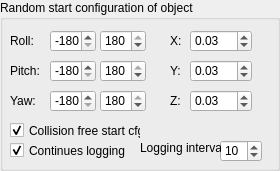
        <widget class="QGroupBox" name="groupBox_5">
         <property name="minimumSize">
          <size>
           <width>280</width>
           <height>170</height>
          </size>
         </property>
         <property name="title">
          <string>Random start configuration of object</string>
         </property>
         <widget class="QLabel" name="label_5">
          <property name="geometry">
           <rect>
            <x>10</x>
            <y>30</y>
            <width>31</width>
            <height>21</height>
           </rect>
          </property>
          <property name="text">
           <string>Roll:</string>
          </property>
         </widget>
         <widget class="QSpinBox" name="_lowRollSpin">
          <property name="geometry">
           <rect>
            <x>50</x>
            <y>30</y>
            <width>46</width>
            <height>22</height>
           </rect>
          </property>
          <property name="minimum">
           <number>-180</number>
          </property>
          <property name="maximum">
           <number>180</number>
          </property>
          <property name="value">
           <number>-180</number>
          </property>
         </widget>
         <widget class="QSpinBox" name="_highRollSpin">
          <property name="geometry">
           <rect>
            <x>100</x>
            <y>30</y>
            <width>46</width>
            <height>22</height>
           </rect>
          </property>
          <property name="minimum">
           <number>-180</number>
          </property>
          <property name="maximum">
           <number>180</number>
          </property>
          <property name="value">
           <number>180</number>
          </property>
         </widget>
         <widget class="QSpinBox" name="_highPitchSpin">
          <property name="geometry">
           <rect>
            <x>100</x>
            <y>60</y>
            <width>46</width>
            <height>22</height>
           </rect>
          </property>
          <property name="minimum">
           <number>-180</number>
          </property>
          <property name="maximum">
           <number>180</number>
          </property>
          <property name="value">
           <number>180</number>
          </property>
         </widget>
         <widget class="QSpinBox" name="_lowPitchSpin">
          <property name="geometry">
           <rect>
            <x>50</x>
            <y>60</y>
            <width>46</width>
            <height>22</height>
           </rect>
          </property>
          <property name="minimum">
           <number>-180</number>
          </property>
          <property name="maximum">
           <number>180</number>
          </property>
          <property name="value">
           <number>-180</number>
          </property>
         </widget>
         <widget class="QSpinBox" name="_lowYawSpin">
          <property name="geometry">
           <rect>
            <x>50</x>
            <y>90</y>
            <width>46</width>
            <height>22</height>
           </rect>
          </property>
          <property name="minimum">
           <number>-180</number>
          </property>
          <property name="maximum">
           <number>180</number>
          </property>
          <property name="value">
           <number>-180</number>
          </property>
         </widget>
         <widget class="QSpinBox" name="_highYawSpin">
          <property name="geometry">
           <rect>
            <x>100</x>
            <y>90</y>
            <width>46</width>
            <height>22</height>
           </rect>
          </property>
          <property name="minimum">
           <number>-180</number>
          </property>
          <property name="maximum">
           <number>180</number>
          </property>
          <property name="value">
           <number>180</number>
          </property>
         </widget>
         <widget class="QLabel" name="label_6">
          <property name="geometry">
           <rect>
            <x>10</x>
            <y>60</y>
            <width>46</width>
            <height>21</height>
           </rect>
          </property>
          <property name="text">
           <string>Pitch:</string>
          </property>
         </widget>
         <widget class="QLabel" name="label_7">
          <property name="geometry">
           <rect>
            <x>10</x>
            <y>90</y>
            <width>46</width>
            <height>21</height>
           </rect>
          </property>
          <property name="text">
           <string>Yaw:</string>
          </property>
         </widget>
         <widget class="QLabel" name="label_8">
          <property name="geometry">
           <rect>
            <x>170</x>
            <y>30</y>
            <width>16</width>
            <height>21</height>
           </rect>
          </property>
          <property name="text">
           <string>X:</string>
          </property>
         </widget>
         <widget class="QLabel" name="label_9">
          <property name="geometry">
           <rect>
            <x>170</x>
            <y>60</y>
            <width>16</width>
            <height>21</height>
           </rect>
          </property>
          <property name="text">
           <string>Y:</string>
          </property>
         </widget>
         <widget class="QLabel" name="label_10">
          <property name="geometry">
           <rect>
            <x>170</x>
            <y>90</y>
            <width>16</width>
            <height>21</height>
           </rect>
          </property>
          <property name="text">
           <string>Z:</string>
          </property>
         </widget>
         <widget class="QDoubleSpinBox" name="_xSpinBox">
          <property name="geometry">
           <rect>
            <x>190</x>
            <y>30</y>
            <width>62</width>
            <height>22</height>
           </rect>
          </property>
          <property name="minimum">
           <double>0.000000000000000</double>
          </property>
          <property name="value">
           <double>0.030000000000000</double>
          </property>
         </widget>
         <widget class="QDoubleSpinBox" name="_ySpinBox">
          <property name="geometry">
           <rect>
            <x>190</x>
            <y>60</y>
            <width>62</width>
            <height>22</height>
           </rect>
          </property>
          <property name="value">
           <double>0.030000000000000</double>
          </property>
         </widget>
         <widget class="QDoubleSpinBox" name="_zSpinBox">
          <property name="geometry">
           <rect>
            <x>190</x>
            <y>90</y>
            <width>62</width>
            <height>22</height>
           </rect>
          </property>
          <property name="value">
           <double>0.030000000000000</double>
          </property>
         </widget>
         <widget class="QCheckBox" name="_colFreeStart">
          <property name="geometry">
           <rect>
            <x>10</x>
            <y>120</y>
            <width>131</width>
            <height>21</height>
           </rect>
          </property>
          <property name="text">
           <string>Collision free start cfg.</string>
          </property>
          <property name="checked">
           <bool>true</bool>
          </property>
         </widget>
         <widget class="QCheckBox" name="_continuesLogging">
          <property name="enabled">
           <bool>true</bool>
          </property>
          <property name="geometry">
           <rect>
            <x>10</x>
            <y>140</y>
            <width>141</width>
            <height>21</height>
           </rect>
          </property>
          <property name="text">
           <string>Continues logging</string>
          </property>
          <property name="checked">
           <bool>true</bool>
          </property>
         </widget>
         <widget class="QSpinBox" name="_logIntervalSpin">
          <property name="geometry">
           <rect>
            <x>220</x>
            <y>140</y>
            <width>42</width>
            <height>22</height>
           </rect>
          </property>
          <property name="minimum">
           <number>1</number>
          </property>
          <property name="maximum">
           <number>1000</number>
          </property>
          <property name="value">
           <number>10</number>
          </property>
         </widget>
         <widget class="QLabel" name="label_27">
          <property name="geometry">
           <rect>
            <x>140</x>
            <y>140</y>
            <width>81</width>
            <height>16</height>
           </rect>
          </property>
          <property name="text">
           <string>Logging interval</string>
          </property>
         </widget>
         <zorder>label_5</zorder>
         <zorder>_lowRollSpin</zorder>
         <zorder>_highRollSpin</zorder>
         <zorder>_highPitchSpin</zorder>
         <zorder>_lowPitchSpin</zorder>
         <zorder>_lowYawSpin</zorder>
         <zorder>_highYawSpin</zorder>
         <zorder>label_6</zorder>
         <zorder>label_7</zorder>
         <zorder>label_8</zorder>
         <zorder>label_9</zorder>
         <zorder>label_10</zorder>
         <zorder>_xSpinBox</zorder>
         <zorder>_ySpinBox</zorder>
         <zorder>_zSpinBox</zorder>
         <zorder>_colFreeStart</zorder>
         <zorder>_continuesLogging</zorder>
         <zorder>_logIntervalSpin</zorder>
         <zorder>label_27</zorder>
         <zorder>groupBox_2</zorder>
        </widget>
